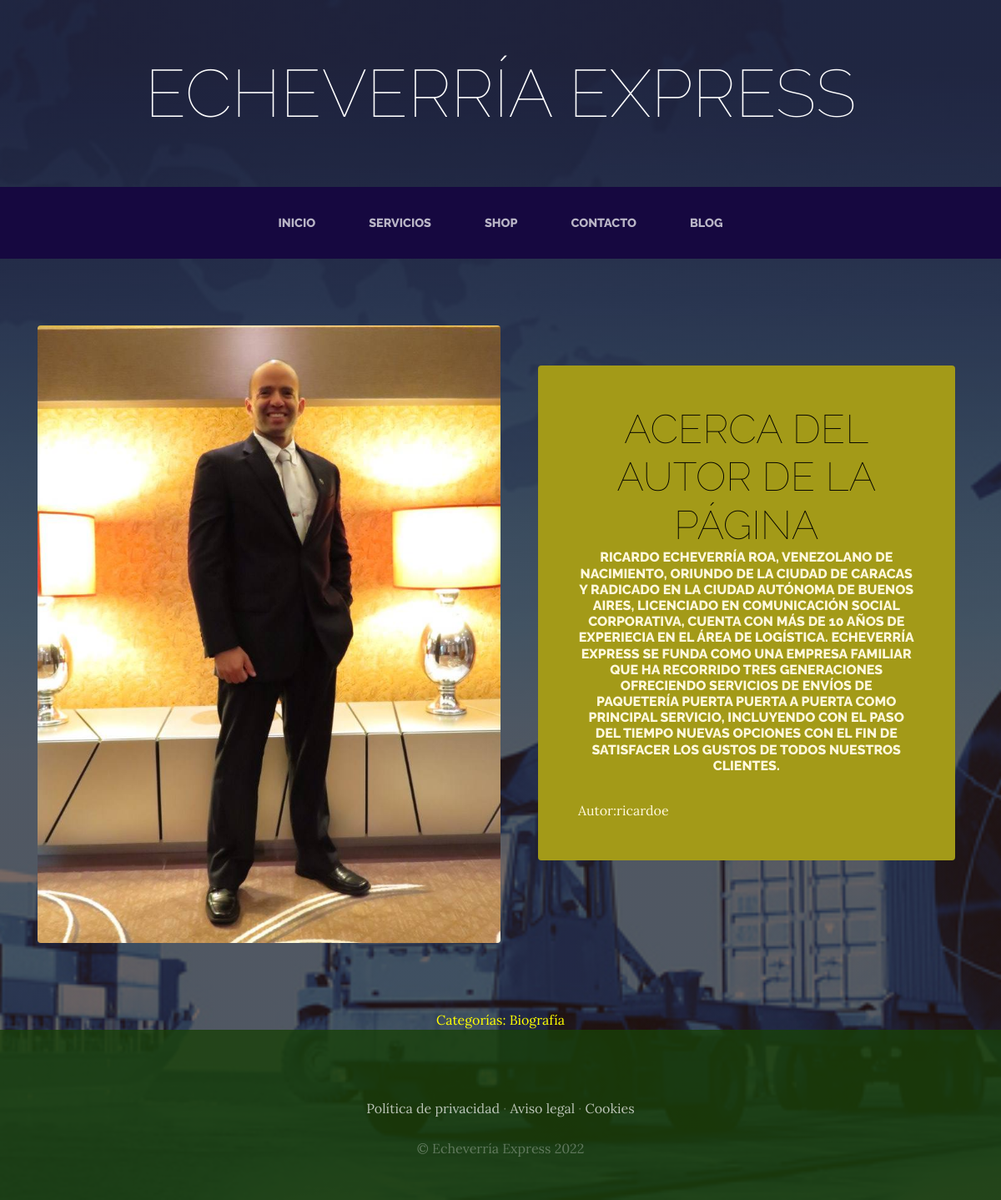
Screenshot of /blog/ with the database file from the repository.
### blog/models.py (models this page shows, shortened)
class Post(models.Model):
    titulo=models.CharField(max_length=50)
    contenido=models.CharField(max_length=1000)
    imagen=models.ImageField(upload_to='blog', null=True, blank=True)
    autor=models.ForeignKey(User, on_delete=models.CASCADE)
    categorias=models.ManyToManyField(Categoria)
    created=models.DateTimeField(auto_now_add=True)
    updated=models.DateTimeField(auto_now_add=True)
    class Meta:
        verbose_name='post'
        verbose_name_plural='posts'

### blog/views.py (the view)
# urls.py: 2. Add a URL to urlpatterns:  path('blog/', include('blog.urls'))
def blog(request):
    posts=Post.objects.all()
    return render(request, "blog/blog.html", {"posts":posts})

### blog/templates/blog/blog.html (shortened to what this page needs)
{% extends "ProyectowebApp/base.html" %}
{% load static %}
{% block content %}
    {% for post in posts %}
    <section class="page-section clearfix">
        <div class="container">
          <div class="intro">
            <img class="intro-img img-fluid mb-3 mb-lg-0 rounded" src="{{post.imagen.url}}" alt="" style="width: 50%;">
            <div class="intro-text left-0 text-center bg-faded p-5 rounded">
              <h2 class="section-heading mb-4">
                <span class="section-heading-lower" style="color: black">{{post.titulo}}</span>
                <span class="section-heading-upper">{{post.contenido}}</span>
              </h2>
            <div style="text-align: left; font_size: 0.8em;">
              Autor:{{post.autor}}
            </div>
          </div>
        </div>
      </section>
     {% endfor %}
    <section>
        <div style="width: 75%; text-align: center; color: yellow;  margin: auto;">
          Categorías: Biografía
        </div>
{% endblock %}

### ProyectowebApp/static/ProyectowebApp/css/gestion.css (style rules this page uses)
body { font-family: 'Lora'; background: linear-gradient(rgba(47, 23, 15, 0.65), rgba(47, 23, 15, 0.65)), url("../img/logistica.jpg"); background-attachment: fixed; background-position: center; background-size: cover; }
h1, h2, h3, h4, h5, h6 { font-family: 'Raleway'; }
.page-section { margin-top: 5rem; margin-bottom: 5rem; }
.section-heading { text-transform: uppercase; }
.section-heading .section-heading-upper { display: block; font-size: 1rem; font-weight: 800; padding-bottom:.5rem; }
.section-heading .section-heading-lower { display: block; font-size: 3rem; font-weight: 100; }
.bg-faded { background-color: rgba(255, 255, 255, 0.85); }
.intro { position: relative; }
@media (min-width: 992px) { .intro .intro-img { width: 75%; float: left; } }
@media (min-width: 992px) { .intro .intro-text { left: 600; width: 60%; margin-top: 3rem; background-color: rgb(163, 154, 24); color: cornsilk; position: absolute; } }
@media (min-width: 1200px) { .intro .intro-text { width: 45%; } }

### rows the page displays
Post: imagen (picture), titulo "ACERCA DEL AUTOR DE LA PÁGINA", contenido "RICARDO ECHEVERRÍA ROA, VENEZOLANO DE NACIMIENTO, ORIUNDO DE LA CIUDAD DE CARACAS Y RADICADO EN LA CIUDAD AUTÓNOMA DE BUENOS AIRES, LICENCIADO EN COMUNICACIÓN SOCIAL CORPORATIVA, CUENTA CON MÁS DE 10 AÑOS DE EXPERIECIA EN EL ÁREA DE LOGÍSTICA. ECHEVERRÍA EXPRESS SE FUNDA COMO UNA EMPRESA FAMILIAR QUE HA RECORRIDO TRES GENERACIONES OFRECIENDO SERVICIOS DE ENVÍOS DE PAQUETERÍA PUERTA PUERTA A PUERTA COMO PRINCIPAL SERVICIO, INCLUYENDO CON EL PASO DEL TIEMPO NUEVAS OPCIONES CON EL FIN DE SATISFACER LOS GUSTOS DE TODOS NUESTROS CLIENTES.", autor "ricardoe"
